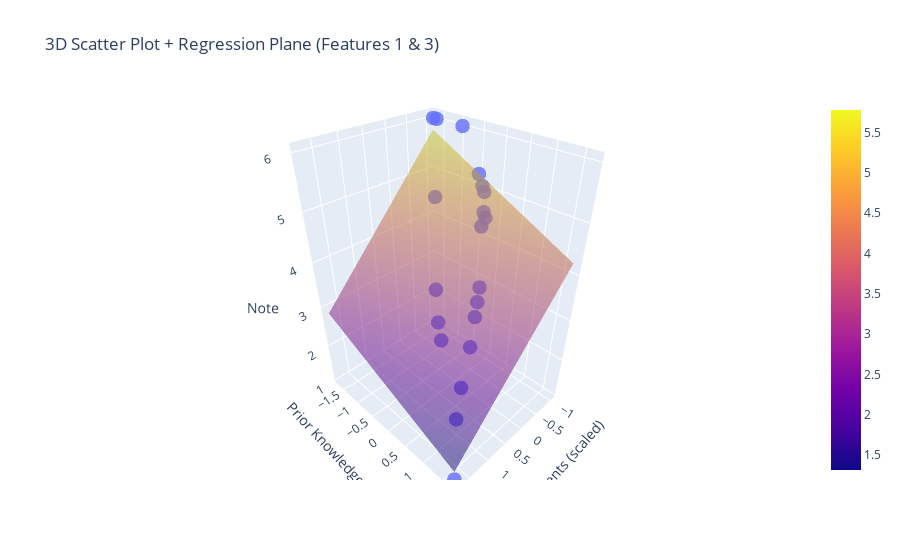

The code cell stored with this chart in its notebook:
### Code cell
# 7) Plot: True vs. Predicted

plt.figure()
plt.scatter(y_test, y_pred)
plt.xlabel("Echte Note")
plt.ylabel("Vorhergesagte Note")
plt.title("Multiple Lineare Regression – True vs. Predicted")

# Referenzlinie y = x
min_val = min(y_test.min(), y_pred.min())
max_val = max(y_test.max(), y_pred.max())
plt.plot([min_val, max_val], [min_val, max_val], linestyle="--", color="red")

plt.tight_layout()
plt.show()

import numpy as np
import plotly.graph_objects as go

x = X_test_scaled[:, 2]
y = X_test_scaled[:, 3]
z = y_test

fig = go.Figure()

# points
fig.add_trace(go.Scatter3d(
    x=x, y=y, z=z,
    mode='markers',
    marker=dict(size=5, opacity=0.8)
))

# regression plane for those two features
xx, yy = np.meshgrid(
    np.linspace(x.min(), x.max(), 30),
    np.linspace(y.min(), y.max(), 30)
)

zz = model.intercept_ + model.coef_[2]*xx + model.coef_[3]*yy


fig.add_trace(go.Surface(
    x=xx, y=yy, z=zz,
    opacity=0.5
))

fig.update_layout(
    title='3D Scatter Plot + Regression Plane (Features 1 & 3)',
    scene=dict(
        xaxis_title='Assignments (scaled)',
        yaxis_title='Prior Knowledge (scaled)',
        zaxis_title='Note'
    )
)

fig.show()

### Figure 1 — Plotly figure (JSON) as saved in the notebook; plotly's stock layout.template omitted (floating-point values rounded to 4 significant figures; data arrays with more than 128 entries replaced by an {"elided": "..."} marker saying what was removed)
{"data": [{"marker": {"opacity": 0.8, "size": 5}, "mode": "markers", "type": "scatter3d", "x": [-0.5963, -1.072, -0.1205, -1.072, -0.5963, 1.307, -1.072, -0.9135, -0.7549, 0.514, -0.7549, 0.9898, 0.6726, -0.9135, 1.783, 0.1968, -0.9135, 0.1968, 0.514, 0.03815], "y": [-1.189, -1.717, 0.4398, -1.621, 0.008492, 1.254, -0.9499, -0.3749, -0.08735, 0.008492, -0.03943, 1.063, 0.2481, -0.279, 1.686, -0.3749, -0.2311, 0.6314, 0.8231, 0.5356], "z": [4.7, 6, 3.6, 6, 4.5, 1.9, 6, 5.3, 4.7, 2.9, 4.6, 2.3, 2.7, 5.1, 1.1, 3.3, 5, 3.2, 2.8, 3.4]}, {"opacity": 0.5, "type": "surface", "x": {"elided": "30x30 float values"}, "y": {"elided": "30x30 float values"}, "z": {"elided": "30x30 float values"}}], "layout": {"scene": {"xaxis": {"title": {"text": "Assignments (scaled)"}}, "yaxis": {"title": {"text": "Prior Knowledge (scaled)"}}, "zaxis": {"title": {"text": "Note"}}}, "title": {"text": "3D Scatter Plot + Regression Plane (Features 1 & 3)"}}}
